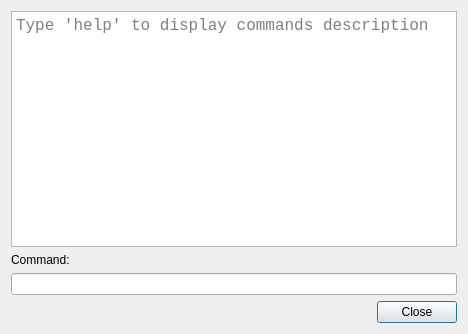
<?xml version="1.0" encoding="UTF-8"?>
<ui version="4.0">
 <class>CmdConsoleDlg</class>
 <widget class="QDialog" name="CmdConsoleDlg">
  <property name="geometry">
   <rect>
    <x>0</x>
    <y>0</y>
    <width>468</width>
    <height>334</height>
   </rect>
  </property>
  <property name="windowTitle">
   <string>Dialog</string>
  </property>
  <layout class="QVBoxLayout" name="verticalLayout">
   <item>
    <widget class="QTextBrowser" name="edtCmdLog">
     <property name="font">
      <font>
       <family>Courier New</family>
       <pointsize>12</pointsize>
       <kerning>false</kerning>
      </font>
     </property>
     <property name="lineWrapMode">
      <enum>QTextEdit::WidgetWidth</enum>
     </property>
     <property name="placeholderText">
      <string>Type 'help' to display commands description</string>
     </property>
    </widget>
   </item>
   <item>
    <widget class="QLabel" name="label">
     <property name="text">
      <string>Command:</string>
     </property>
    </widget>
   </item>
   <item>
    <widget class="QLineEdit" name="edtCommand">
     <property name="clearButtonEnabled">
      <bool>true</bool>
     </property>
    </widget>
   </item>
   <item>
    <widget class="QDialogButtonBox" name="buttonBox">
     <property name="orientation">
      <enum>Qt::Horizontal</enum>
     </property>
     <property name="standardButtons">
      <set>QDialogButtonBox::Close</set>
     </property>
    </widget>
   </item>
  </layout>
 </widget>
 <resources/>
 <connections>
  <connection>
   <sender>buttonBox</sender>
   <signal>accepted()</signal>
   <receiver>CmdConsoleDlg</receiver>
   <slot>accept()</slot>
   <hints>
    <hint type="sourcelabel">
     <x>248</x>
     <y>254</y>
    </hint>
    <hint type="destinationlabel">
     <x>157</x>
     <y>274</y>
    </hint>
   </hints>
  </connection>
  <connection>
   <sender>buttonBox</sender>
   <signal>rejected()</signal>
   <receiver>CmdConsoleDlg</receiver>
   <slot>reject()</slot>
   <hints>
    <hint type="sourcelabel">
     <x>316</x>
     <y>260</y>
    </hint>
    <hint type="destinationlabel">
     <x>286</x>
     <y>274</y>
    </hint>
   </hints>
  </connection>
 </connections>
</ui>
